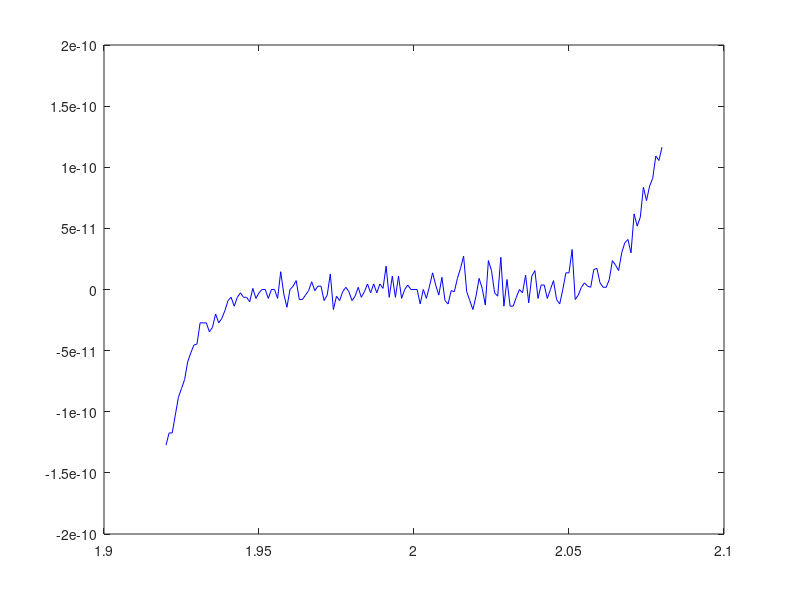

Here is the MATLAB script that generated this plot: (Note: this script raises an error after producing the figure.)
y0 = @(x) x.^9-18*x.^8+144*x.^7-672*x.^6+2016*x.^5-4032*x.^4+5376*x.^3-4608*x.^2+2304*x-512;
x0 = 1.920:0.001:2.080;
plot(x0,y0(x0),'b')
hold on;
y1 = @(x) (x-2).^9;
plot(x1,y1(x1),'r')

%y2 = @(x) abs(9*x./(x-2));
%plot(x1,y2(x1),'g')